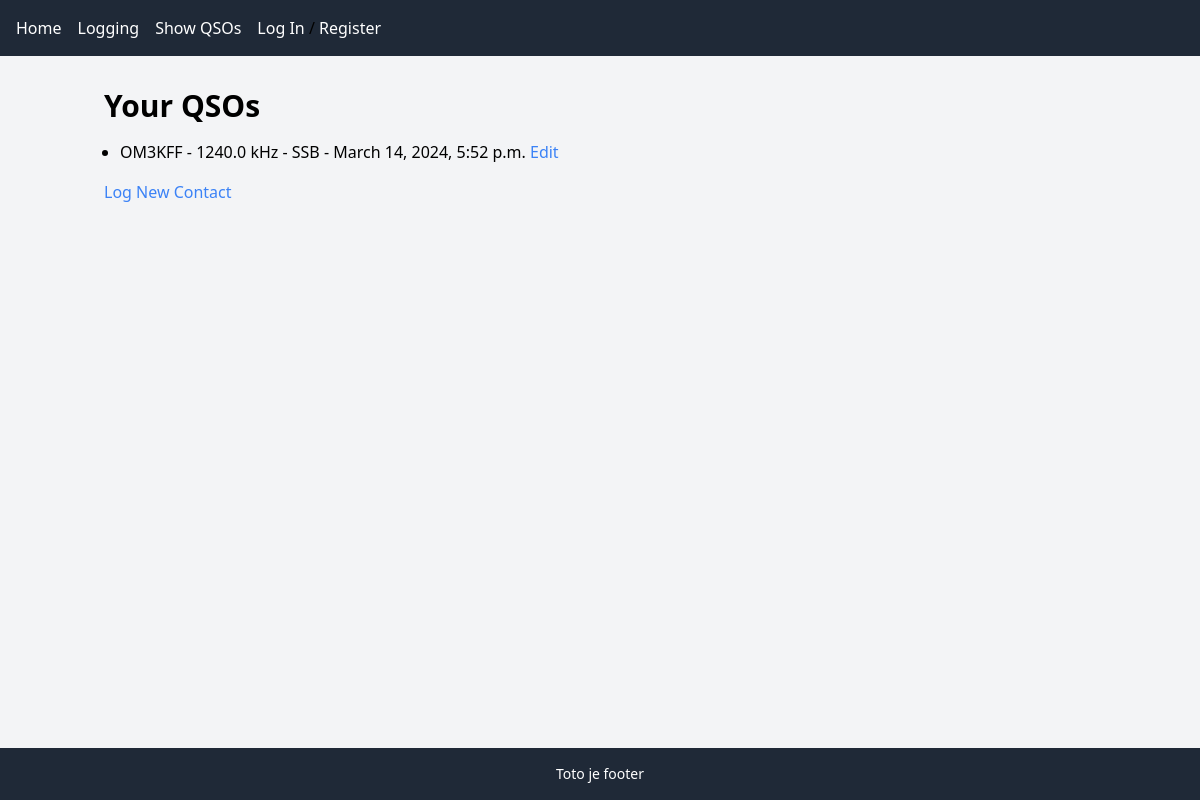
Page /contact_list/ on the earlier database version.
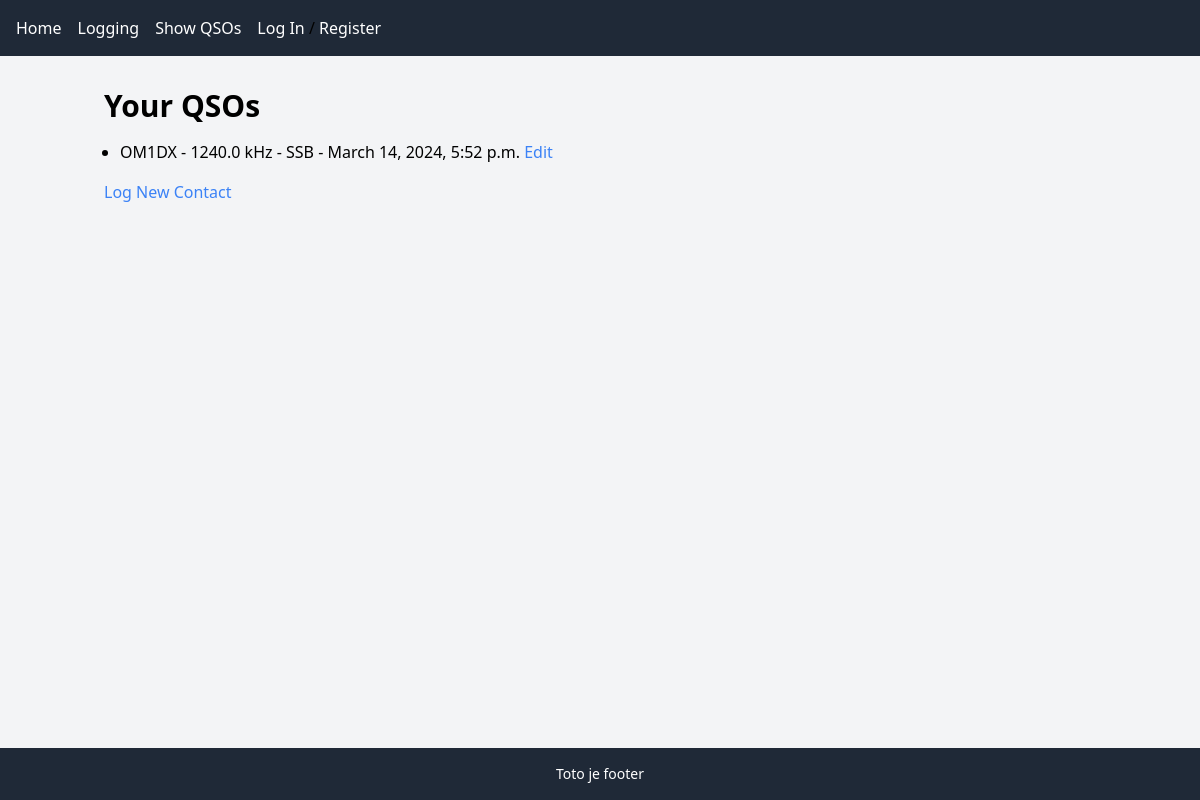
Same page on the later database version.
### logbook/models.py (models this page shows, shortened)
class Contact(models.Model):
    callsign = models.CharField(max_length=20)
    frequency = models.FloatField()
    mode = models.CharField(max_length=10)
    date_time = models.DateTimeField(auto_now_add=True)

### logbook/views.py (the view)
# urls.py: path('contact_list/', views.contact_list, name='contact_list'),
def contact_list(request):
    contacts = Contact.objects.all()
    return render(request, 'logbook/contact_list.html', {'contacts': contacts})

### logbook/templates/logbook/contact_list.html (shortened to what this page needs)
{% extends "master.html" %}
{% block content %}
<body class="bg-gray-100 p-4">
    <div class="container mx-auto">
        <h1 class="text-3xl font-bold mb-4">Your QSOs</h1>
        <ul class="list-disc pl-4">
            {% for contact in contacts %}
                <li class="mb-2">
                    {{ contact.callsign }} - {{ contact.frequency }} kHz - {{ contact.mode }} - {{ contact.date_time }}
                    <a href="{% url 'edit_contact' contact.id %}" class="text-blue-500 hover:underline">Edit</a>
                </li>
            {% endfor %}
        </ul>
        <a href="{% url 'log_contact' %}" class="block mt-4 text-blue-500 hover:underline">Log New Contact</a>
    </div>
</body>
{% endblock %}

### logbook/templates/master.html (shortened to what this page needs)
{% load static %}
<!DOCTYPE html>
<html lang="en">
<head>
    <link href="https://cdn.jsdelivr.net/npm/tailwindcss@2.2.19/dist/tailwind.min.css" rel="stylesheet">
</head>
<body class="bg-gray-100">
    {% include "header.html" %}
    <div class="container mx-auto px-4 py-8">
        {% block content %}
        {% endblock %}
    </div>
    {% include "footer.html" %}
</body>
</html>

### logbook/templates/header.html (shortened to what this page needs)
<header class="bg-gray-800 p-4">
    <nav class="flex items-center justify-between">
        <ul class="flex items-center space-x-4">
            <li>
                <h4><a href="{% url 'home_page' %}" class="text-white hover:text-gray-300">Home</a></h4>
            </li>
            <li class="relative">
                <h4><a href="#" class="text-white hover:text-gray-300">Logging</a></h4>
            </li>
            <li>
                <h4><a href="{% url 'contact_list' %}" class="text-white hover:text-gray-300">Show QSOs</a></h4>
            </li>
            {% if user.is_authenticated %}
            <form action="{% url 'logout' %}" method="post" class="ml-4">
                {% csrf_token %}
                <button type="submit" class="bg-red-500 hover:bg-red-600 text-white font-bold py-2 px-4 rounded focus:outline-none focus:shadow-outline">Logout</button>
            </form>
            {% else %}
            <li class="ml-4">
                <a href="{% url 'login' %}" class="text-white hover:text-gray-300">Log In</a> / <a href="{% url 'signup' %}" class="text-white hover:text-gray-300">Register</a>
            </li>
            {% endif %}
        </ul>
    </nav>
</header>

### logbook/templates/footer.html
<footer class="bg-gray-800 text-white p-4 text-center fixed bottom-0 left-0 w-full">
    <p class="text-sm">Toto je footer</p>
</footer>

Differences in the rows shown:
changed Contact "SSB": callsign "OM3KFF" → "OM1DX"
